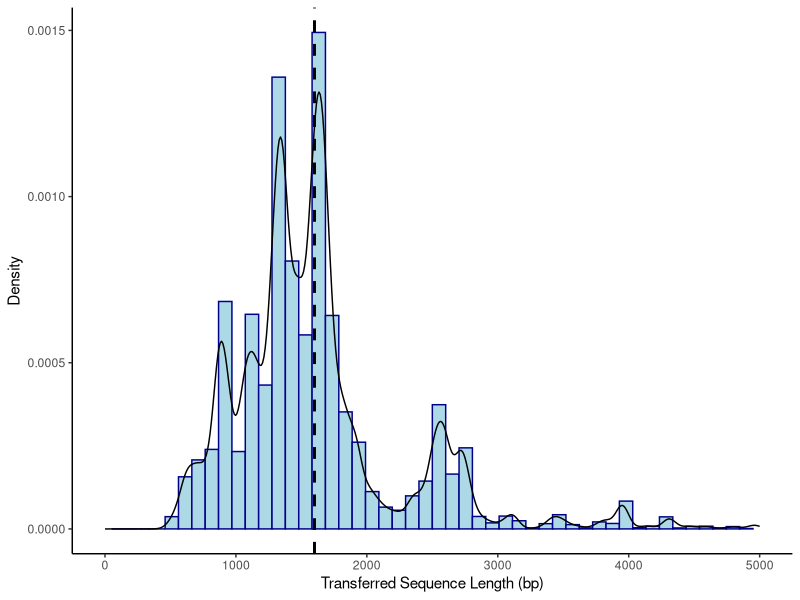

Generate this figure with R:
library(ggplot2)
library(plyr)

pdf(file="gene_len.pdf", width=4, height=3)

df<-read.table("gene_len.csv", sep=",", header=TRUE)


# Color by groups
ggplot(df, aes(x=Length)) + 
  geom_histogram(aes(y=..density..), 
                 position="identity", bins=50, color="darkblue", fill="lightblue")+
  geom_density(alpha=.2) +
  xlim(0, 5000)+
  xlab("Transferred Sequence Length (bp)")+
  ylab("Density")+
  theme_classic()+
  theme(panel.grid.major = element_blank(),
        panel.grid.minor = element_blank(),
        axis.line = element_line(colour = "black"),legend.position = "top")+ geom_vline(aes(xintercept=median(Length)),
                                                                                        color="black", linetype="dashed", size=1)

dev.off()
